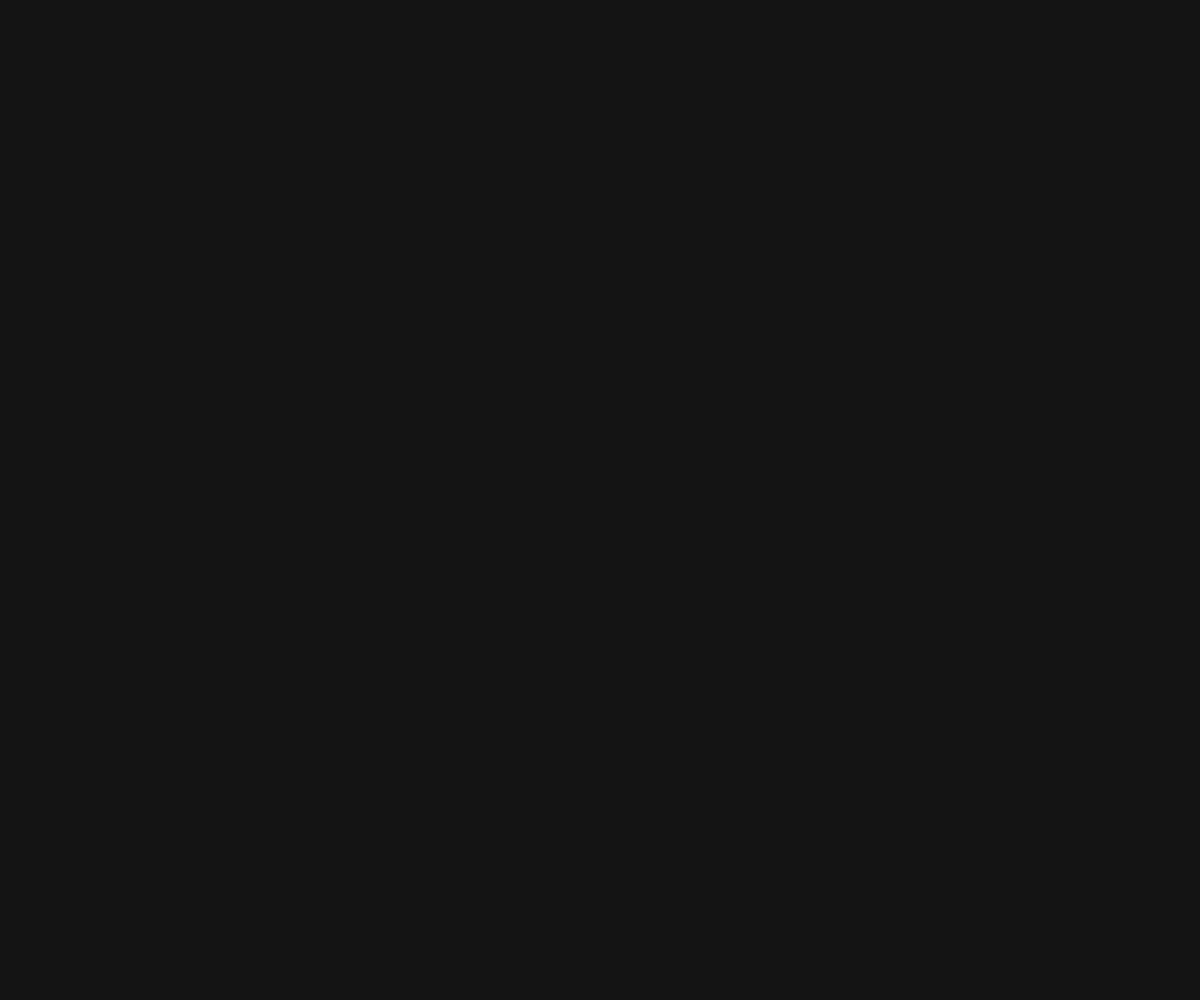
Frame 1 (no input)
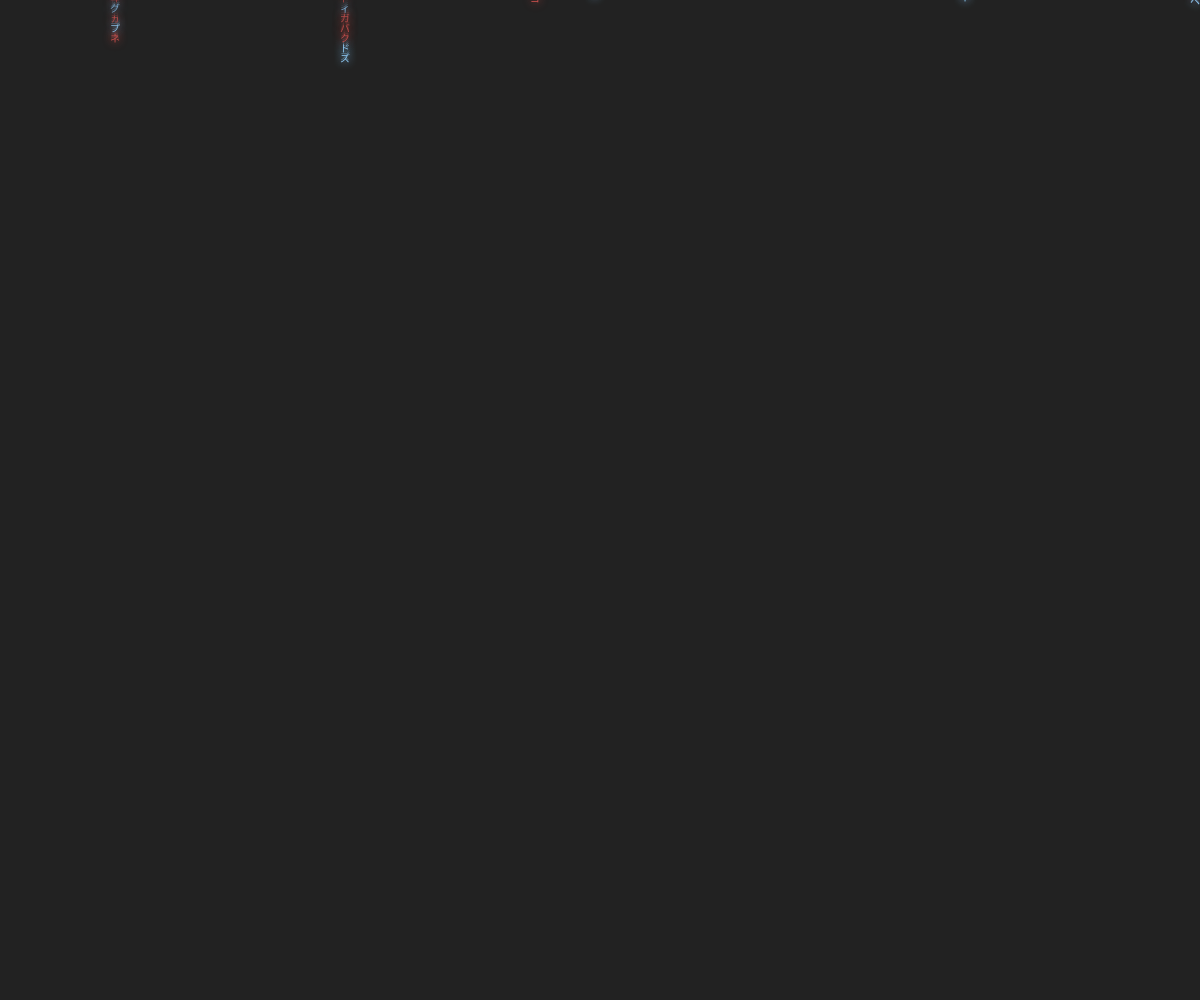
Frame 60 (no input)
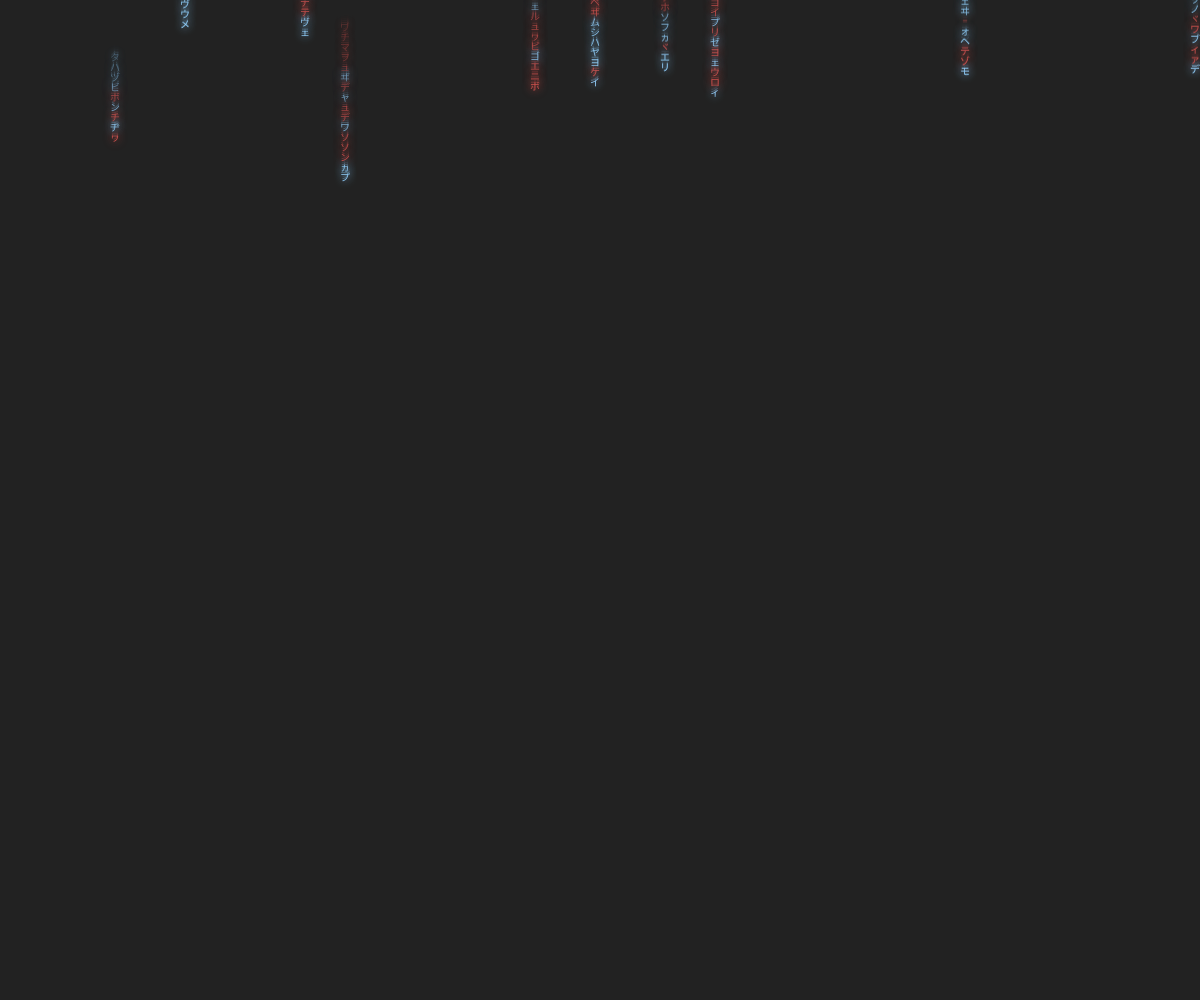
Frame 120 (the mouse pressed at the canvas centre since frame 60)

The p5.js sketch that drew these frames (run headless with seeded random() and noise() and a simulated clock; from frame 60 on, the mouse is pressed at the canvas centre):

// p5.js sketch
// ── sketch.js
// Inspired by Emily Xie The Coding Train tutorial
// https://www.youtube.com/watch?v=S1TQCi9axzg

let streams = [];
let fadeInterval = 1.4;
let symbolSize = 10;

function setup() {
  createCanvas(windowWidth, windowHeight);
  background(0);

  var x = 0;
  for (var i = 0; i <= width / symbolSize; i++) {
    var stream = new Stream();
    stream.generateSymbols(x, random(-2000, 0));
    streams.push(stream);
    x += symbolSize
  }

  textFont('Share Tech Mono');
  textSize(symbolSize);
}

function draw() {
  background(34, 34, 34, 150); // Background with transparency to create trailing effect
  streams.forEach(stream => {
    stream.render();
  });
}

class MatrixSymbol {
  constructor(x, y, speed, first, opacity) {
    this.x = x;
    this.y = y;
    this.value = '';
    this.speed = speed;
    this.first = first;
    this.opacity = opacity;
    // Assign a random color to each symbol upon creation
    this.color = random() > 0.5 ? '#CA504D' : '#8DC9F4';
    this.switchInterval = round(random(30, 60)); // Slow down the symbol switch interval
  }

  setToRandomSymbol() {
    if (frameCount % this.switchInterval === 0) {
      // Use Katakana characters
      this.value = String.fromCharCode(0x30A0 + round(random(0, 96)));
    }
  }

  rain() {
    this.y = (this.y >= height) ? 0 : this.y + this.speed;
  }
}

class Stream {
  constructor() {
    this.symbols = [];
    this.totalSymbols = round(random(5, 35));
    this.speed = random(1, 2); // Slowed down rain effect
  }

  generateSymbols(x, y) {
    let opacity = 255;
    let first = round(random(0, 4)) === 1;
    for (let i = 0; i <= this.totalSymbols; i++) {
      let symbol = new MatrixSymbol(x, y, this.speed, first, opacity);
      symbol.setToRandomSymbol();
      this.symbols.push(symbol);
      opacity -= (255 / this.totalSymbols) / fadeInterval;
      y -= symbolSize;
      first = false;
    }
  }

  render() {
    this.symbols.forEach(symbol => {
      // Glowing effect by drawing shadow
      drawingContext.shadowBlur = 10;
      drawingContext.shadowColor = symbol.color;

      fill(color(symbol.color).levels[0], color(symbol.color).levels[1], color(symbol.color).levels[2], symbol.opacity);

      text(symbol.value, symbol.x, symbol.y);
      symbol.rain();
      symbol.setToRandomSymbol();

      // Reset shadow for the next draw
      drawingContext.shadowBlur = 0;
    });
  }
}
